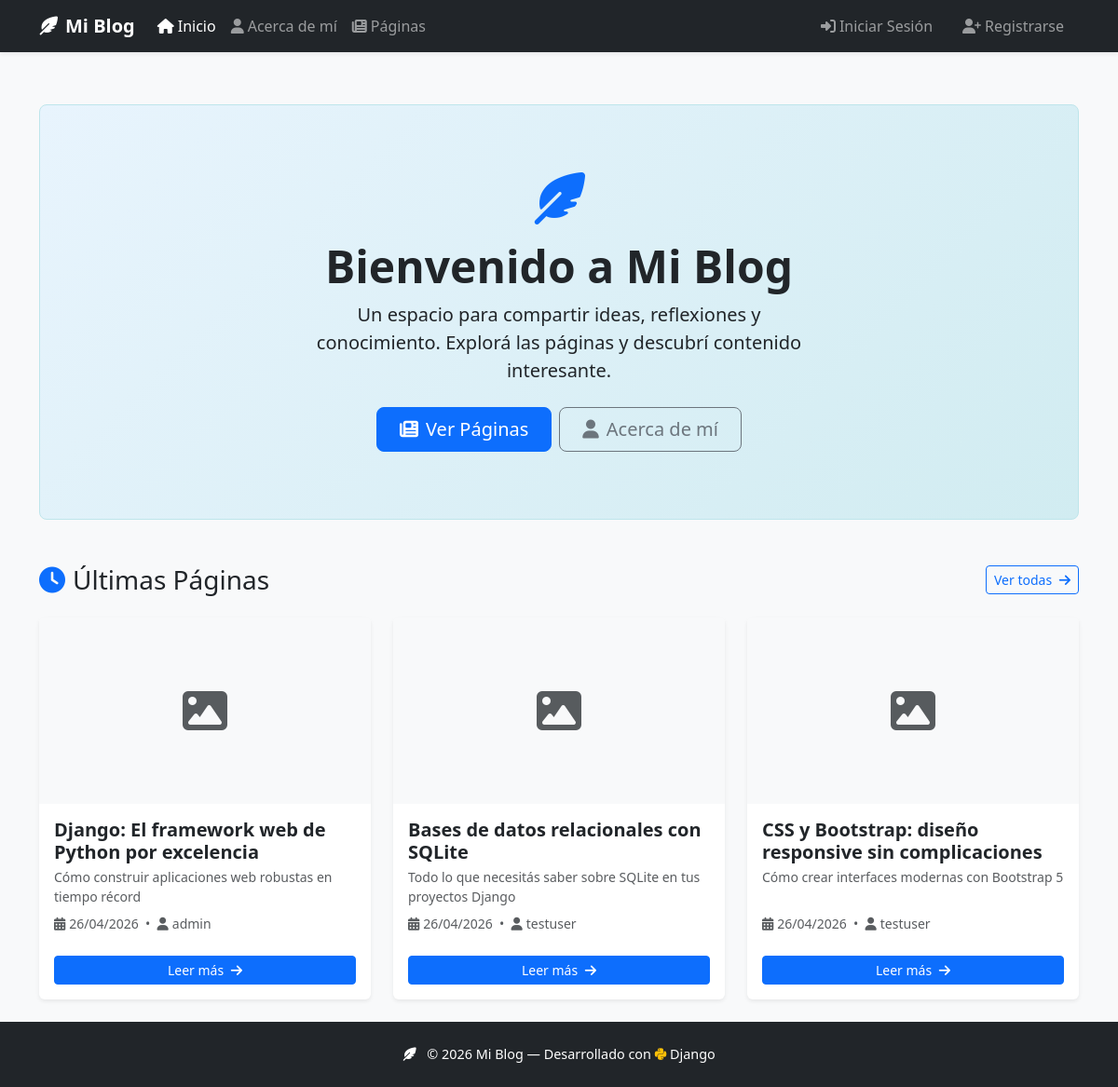
The page / on the database its author committed.
### pages/models.py (models this page shows, shortened)
class Page(models.Model):
    title = models.CharField(max_length=200, verbose_name='Título')
    subtitle = models.CharField(max_length=300, blank=True, verbose_name='Subtítulo')
    content = RichTextField(verbose_name='Contenido')
    image = models.ImageField(upload_to='pages/', blank=True, null=True, verbose_name='Imagen')
    created_at = models.DateField(auto_now_add=True, verbose_name='Fecha de creación')
    author = models.ForeignKey(
        User,
        on_delete=models.CASCADE,
        related_name='pages',
        verbose_name='Autor'
    )
    class Meta:
        ordering = ['-created_at']
        verbose_name = 'Página'
        verbose_name_plural = 'Páginas'

### pages/views.py (the view)
# urls.py: path('', HomeView.as_view(), name='home'),
class HomeView(TemplateView):
    template_name = 'home.html'
    def get_context_data(self, **kwargs):
        context = super().get_context_data(**kwargs)
        context['recent_pages'] = Page.objects.order_by('-created_at')[:3]
        return context

### templates/home.html (shortened to what this page needs)
{% extends 'base.html' %}
{% block content %}
<div class="px-4 py-5 my-3 text-center hero-section rounded-3 mb-5">
    <div class="py-4">
        <i class="fas fa-feather-alt display-4 text-primary mb-3"></i>
        <h1 class="display-5 fw-bold">Bienvenido a Mi Blog</h1>
        <div class="col-lg-6 mx-auto">
            <p class="lead mb-4">
                Un espacio para compartir ideas, reflexiones y conocimiento.
                Explorá las páginas y descubrí contenido interesante.
            </p>
            <div class="d-grid gap-2 d-sm-flex justify-content-sm-center">
                <a href="{% url 'pages:list' %}" class="btn btn-primary btn-lg px-4 gap-3">
                    <i class="fas fa-newspaper me-2"></i>Ver Páginas
                </a>
                <a href="{% url 'about' %}" class="btn btn-outline-secondary btn-lg px-4">
                    <i class="fas fa-user me-2"></i>Acerca de mí
                </a>
            </div>
        </div>
    </div>
</div>
{% if recent_pages %}
<section>
    <div class="d-flex justify-content-between align-items-center mb-4">
        <h2 class="h3 mb-0"><i class="fas fa-clock me-2 text-primary"></i>Últimas Páginas</h2>
        <a href="{% url 'pages:list' %}" class="btn btn-outline-primary btn-sm">
            Ver todas <i class="fas fa-arrow-right ms-1"></i>
        </a>
    </div>
    <div class="row g-4">
        {% for page in recent_pages %}
        <div class="col-md-4">
            <div class="card h-100 shadow-sm border-0 card-hover">
                {% if page.image %}
                <img src="{{ page.image.url }}" class="card-img-top" alt="{{ page.title }}"
                     style="height: 200px; object-fit: cover;">
                {% else %}
                <div class="card-img-top bg-light d-flex align-items-center justify-content-center"
                     style="height: 200px;">
                    <i class="fas fa-image fa-3x text-muted"></i>
                </div>
                {% endif %}
                <div class="card-body d-flex flex-column">
                    <h5 class="card-title fw-bold">{{ page.title }}</h5>
                    {% if page.subtitle %}
                    <p class="card-subtitle text-muted mb-2 small">{{ page.subtitle }}</p>
                    {% endif %}
                    <p class="card-text text-muted small mt-auto">
                        <i class="fas fa-calendar-alt me-1"></i>{{ page.created_at|date:"d/m/Y" }}
                        &nbsp;&bull;&nbsp;
                        <i class="fas fa-user me-1"></i>{{ page.author.username }}
                    </p>
                    <a href="{% url 'pages:detail' page.pk %}" class="btn btn-primary btn-sm mt-2">
                        Leer más <i class="fas fa-arrow-right ms-1"></i>
                    </a>
                </div>
            </div>
        </div>
        {% endfor %}
    </div>
</section>
{% endif %}
{% endblock %}

### templates/base.html (shortened to what this page needs)
{% load static %}
<!DOCTYPE html>
<html lang="es">
<head>
    <link href="https://cdn.jsdelivr.net/npm/bootstrap@5.3.2/dist/css/bootstrap.min.css" rel="stylesheet">
    <link rel="stylesheet" href="https://cdnjs.cloudflare.com/ajax/libs/font-awesome/6.5.0/css/all.min.css">
    <link rel="stylesheet" href="{% static 'css/style.css' %}">
</head>
<body>
    <nav class="navbar navbar-expand-lg navbar-dark bg-dark shadow-sm">
        <div class="container">
            <a class="navbar-brand fw-bold" href="{% url 'home' %}">
                <i class="fas fa-feather-alt me-2"></i>Mi Blog
            </a>
            <div class="collapse navbar-collapse" id="navbarNav">
                <ul class="navbar-nav me-auto mb-2 mb-lg-0">
                    <li class="nav-item">
                        <a class="nav-link {% if request.resolver_match.url_name == 'home' %}active{% endif %}"
                           href="{% url 'home' %}">
                            <i class="fas fa-home me-1"></i>Inicio
                        </a>
                    </li>
                    <li class="nav-item">
                        <a class="nav-link {% if request.resolver_match.url_name == 'about' %}active{% endif %}"
                           href="{% url 'about' %}">
                            <i class="fas fa-user me-1"></i>Acerca de mí
                        </a>
                    </li>
                    <li class="nav-item">
                        <a class="nav-link {% if request.resolver_match.namespace == 'pages' %}active{% endif %}"
                           href="{% url 'pages:list' %}">
                            <i class="fas fa-newspaper me-1"></i>Páginas
                        </a>
                    </li>
                </ul>
                <ul class="navbar-nav ms-auto">
                    {% if user.is_authenticated %}
                    <li class="nav-item dropdown">
                        <a class="nav-link dropdown-toggle" href="#" id="userDropdown"
                           role="button" data-bs-toggle="dropdown" aria-expanded="false">
                            {% if user.profile.avatar %}
                                <img src="{{ user.profile.avatar.url }}" alt="{{ user.username }}"
                                     class="rounded-circle me-1" width="24" height="24" style="object-fit:cover;">
                            {% else %}
                                <i class="fas fa-user-circle me-1"></i>
                            {% endif %}
                            {{ user.username }}
                        </a>
                        <ul class="dropdown-menu dropdown-menu-end" aria-labelledby="userDropdown">
                            <li>
                                <a class="dropdown-item" href="{% url 'accounts:profile' %}">
                                    <i class="fas fa-id-card me-2"></i>Mi Perfil
                                </a>
                            </li>
                            <li>
                                <a class="dropdown-item" href="{% url 'pages:create' %}">
                                    <i class="fas fa-plus me-2"></i>Nueva Página
                                </a>
                            </li>
                            <li><hr class="dropdown-divider"></li>
                            <li>
                                <a class="dropdown-item text-danger" href="{% url 'accounts:logout' %}">
                                    <i class="fas fa-sign-out-alt me-2"></i>Cerrar Sesión
                                </a>
                            </li>
                        </ul>
                    </li>
                    {% else %}
                    <li class="nav-item">
                        <a class="nav-link" href="{% url 'accounts:login' %}">
                            <i class="fas fa-sign-in-alt me-1"></i>Iniciar Sesión
                        </a>
                    </li>
                    <li class="nav-item">
                        <a class="nav-link btn btn-outline-light btn-sm px-3 ms-2" href="{% url 'accounts:register' %}">
                            <i class="fas fa-user-plus me-1"></i>Registrarse
                        </a>
                    </li>
                    {% endif %}
                </ul>
            </div>
        </div>
    </nav>
    <main class="container my-4">
        {% block content %}{% endblock %}
    </main>
    <footer class="footer mt-auto py-4 bg-dark text-white">
        <div class="container text-center">
            <p class="mb-0">
                <i class="fas fa-feather-alt me-2"></i>
                &copy; {% now "Y" %} Mi Blog &mdash; Desarrollado con <i class="fab fa-python text-warning"></i> Django
            </p>
        </div>
    </footer>
</body>
</html>

### static/css/style.css (style rules this page uses)
body { min-height: 100vh; display: flex; flex-direction: column; background-color: #f8f9fa; }
main { flex: 1; }
.hero-section { background: linear-gradient(135deg, #e8f4fd 0%, #d1ecf1 100%); border: 1px solid #bee5eb; }
.card-hover { transition: transform 0.2s ease, box-shadow 0.2s ease; }
.navbar { box-shadow: 0 2px 10px rgba(0, 0, 0, 0.15); }
.footer { font-size: 0.9rem; }

### rows shown on the page
Page: title "Django: El framework web de Python por excelencia", subtitle "Cómo construir aplicaciones web robustas en tiempo récord", created_at "26/04/2026", author.username "admin"
Page: title "Bases de datos relacionales con SQLite", subtitle "Todo lo que necesitás saber sobre SQLite en tus proyectos Django", created_at "26/04/2026", author.username "testuser"
Page: title "CSS y Bootstrap: diseño responsive sin complicaciones", subtitle "Cómo crear interfaces modernas con Bootstrap 5", created_at "26/04/2026", author.username "testuser"
